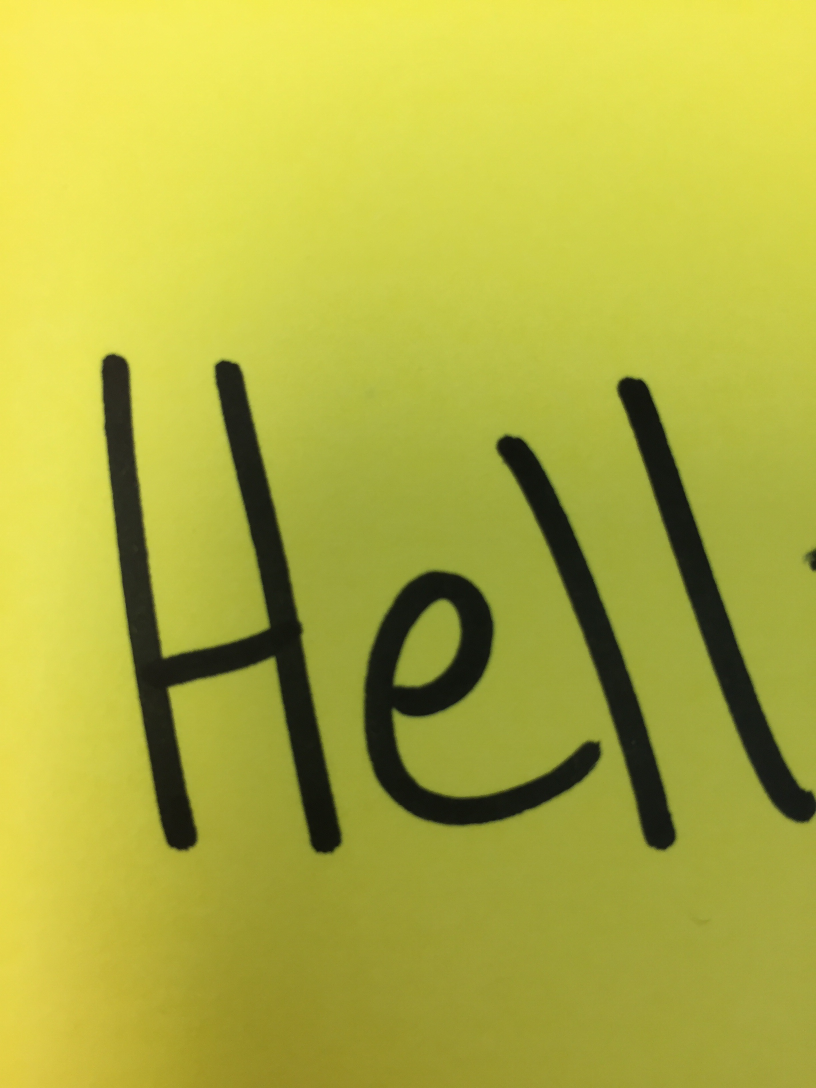
#> input picture Temp1.JPG, 2448 x 3264 px, found by its file name (shown at 1/3 size)
$ python TextRec.py   (Python 2 division)
#> lines starting #> are read from the running program, lines starting #| are printed output that depends on the picture; after the words box and inside, x2 and y2 are one past the last pixel; in counts of white or black regions, pixels touching at a corner belong together
import cv2
import numpy as np
import math
def checkRowHasBlack(row):
    hasBlack = False
    for a in row:
        if np.sum(a) < 50:
            hasBlack = True
            break
    return hasBlack
def scanCrop(img):
    firstBlack = False
    indexes = [-1,-1]
    counter = 0
    for a in img:
        for b in a:
            if np.sum(b) < 50 and firstBlack==False:
                indexes[0] = counter
                firstBlack = True
        if firstBlack and checkRowHasBlack(a) == False:
            indexes[1] = counter
        if indexes[0] != -1 and indexes[1] != -1:
            break
        counter+=1
    return indexes
def rotate_about_center(src, angle, scale=1.):
    w = src.shape[1]
    h = src.shape[0]
    rangle = np.deg2rad(angle)  # angle in radians
    # now calculate new image width and height
    nw = (abs(np.sin(rangle)*h) + abs(np.cos(rangle)*w))*scale
    nh = (abs(np.cos(rangle)*h) + abs(np.sin(rangle)*w))*scale
    # ask OpenCV for the rotation matrix
    rot_mat = cv2.getRotationMatrix2D((nw*0.5, nh*0.5), angle, scale)
    # calculate the move from the old center to the new center combined
    # with the rotation
    rot_move = np.dot(rot_mat, np.array([(nw-w)*0.5, (nh-h)*0.5,0]))
    # the move only affects the translation, so update the translation
    # part of the transform
    rot_mat[0,2] += rot_move[0]
    rot_mat[1,2] += rot_move[1]
    return cv2.warpAffine(src, rot_mat, (int(math.ceil(nw)), int(math.ceil(nh))), flags=cv2.INTER_LANCZOS4)

def nextLetter(thresh1):
    thresh1 = thresh1[::-1]
    indexes=[0,1]
    indexes = scanCrop(thresh1)
    print indexes
    thresh1 = thresh1[indexes[0]:indexes[1]]
    thresh1 = rotate_about_center(thresh1,90)
    thresh1 = thresh1[10:,:len(thresh1[0])-3]
    indexes = scanCrop(thresh1)
    print indexes
    thresh1 = thresh1[indexes[0]:indexes[1]]
    return thresh1

filename = 'Temp1.jpg'
img = cv2.imread(filename)
#> img is the input picture: shape (3264, 2448, 3); mean B, G, R 64.2, 177.1, 177.1
img = cv2.cvtColor(img,cv2.COLOR_BGR2GRAY)
#> img: shape (3264, 2448)
res = cv2.resize(img,None,fx=.25, fy=.25, interpolation = cv2.INTER_CUBIC)
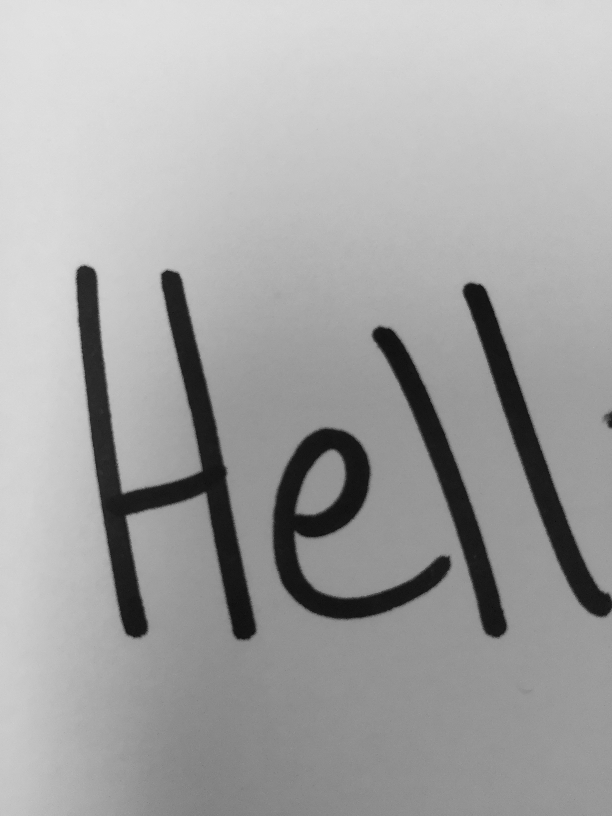
#> res: shape (816, 612); min 12, max 227, mean 164.1
ret,thresh1 = cv2.threshold(res,50,255,cv2.THRESH_BINARY)
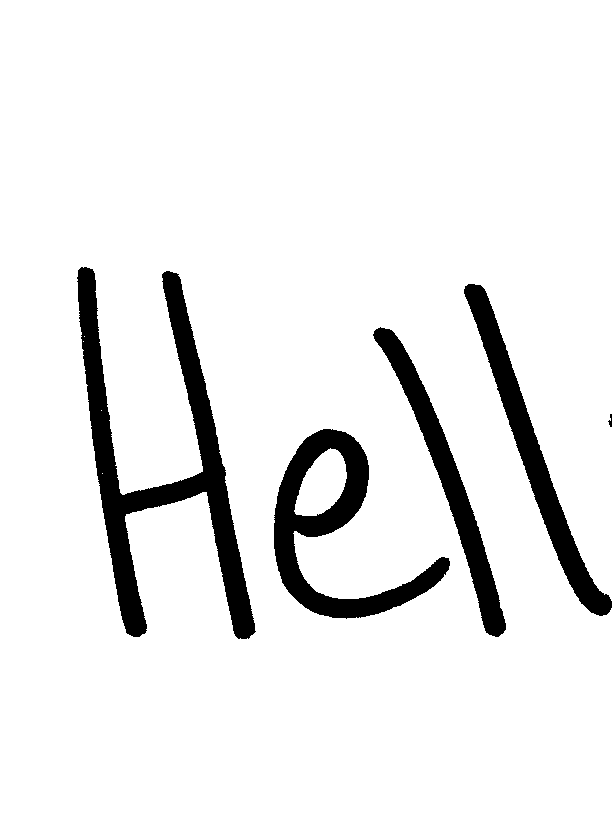
#> thresh1: shape (816, 612); 92% white; 5 black regions, box (x1, y1, x2, y2) and area: (77, 267, 256, 639) 16360, (274, 429, 450, 619) 9607, (464, 284, 612, 616) 7537, (373, 327, 506, 637) 6668, (608, 414, 612, 427) 29
thresh1 = nextLetter(thresh1)
#> in nextLetter, `thresh1 = thresh1[::-1]`:
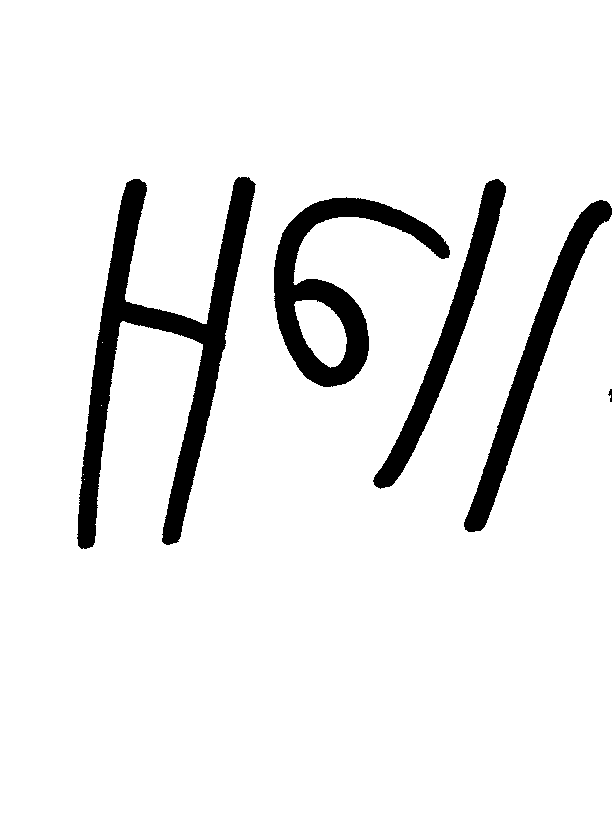
#> thresh1: shape (816, 612); 92% white; 5 black regions, box (x1, y1, x2, y2) and area: (77, 177, 256, 549) 16360, (274, 197, 450, 387) 9607, (464, 200, 612, 532) 7537, (373, 179, 506, 489) 6668, (608, 389, 612, 402) 29
#> after the loop in scanCrop, `for a in img:`: counter = 549; firstBlack = True; indexes = [177, 549]
#| [177, 549]
#> in nextLetter, `thresh1 = thresh1[indexes[0]:indexes[1]]`:
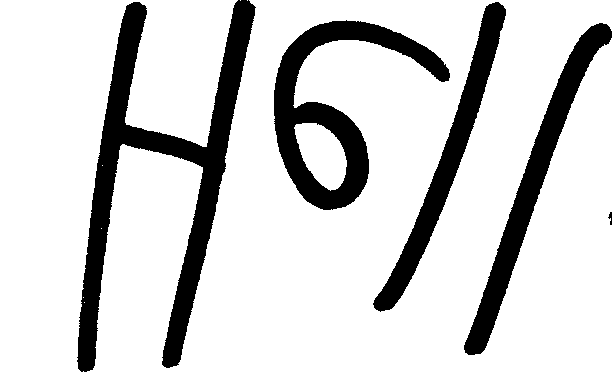
#> thresh1: shape (372, 612); 82.3% white; 5 black regions, box (x1, y1, x2, y2) and area: (77, 0, 256, 372) 16360, (274, 20, 450, 210) 9607, (464, 23, 612, 355) 7537, (373, 2, 506, 312) 6668, (608, 212, 612, 225) 29
#> in rotate_about_center, `return cv2.warpAffine(src, rot_mat, (int(math.ceil(nw)), int(math.ceil..`:
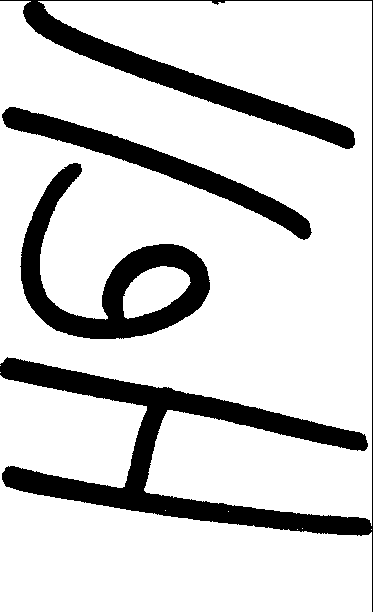
#> returned value: shape (612, 373); 82% white; 3 black regions, box (x1, y1, x2, y2) and area: (0, 0, 373, 612) 24910, (20, 163, 210, 339) 9607, (2, 107, 312, 240) 6668
#> in nextLetter, `thresh1 = thresh1[10:,:len(thresh1[0])-3]`:
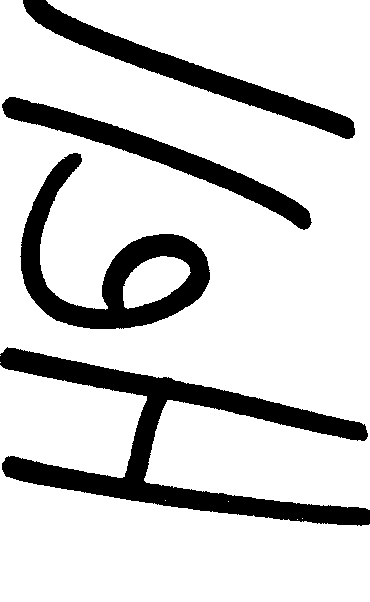
#> thresh1: shape (602, 370); 82% white; 4 black regions, box (x1, y1, x2, y2) and area: (0, 347, 370, 526) 16345, (20, 153, 210, 329) 9607, (23, 0, 355, 139) 7383, (2, 97, 312, 230) 6668
#> in nextLetter, `indexes = scanCrop(thresh1)`: indexes = [0, 329]
#| [0, 329]
#> in nextLetter, `thresh1 = thresh1[indexes[0]:indexes[1]]`:
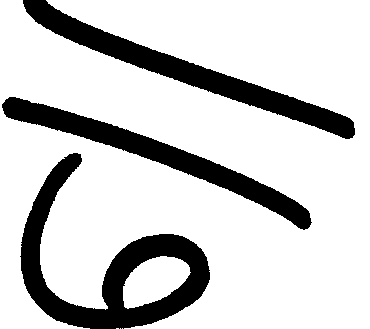
#> thresh1: shape (329, 370); 80.6% white; 3 black regions, box (x1, y1, x2, y2) and area: (20, 153, 210, 329) 9607, (23, 0, 355, 139) 7383, (2, 97, 312, 230) 6668

# show image
cv2.imshow('dst',thresh1)
if cv2.waitKey(0) & 0xff == 27:
#> (key Esc is pressed here)
    cv2.destroyAllWindows()

$ run again, with Temp2.JPG copied over Temp1.JPG
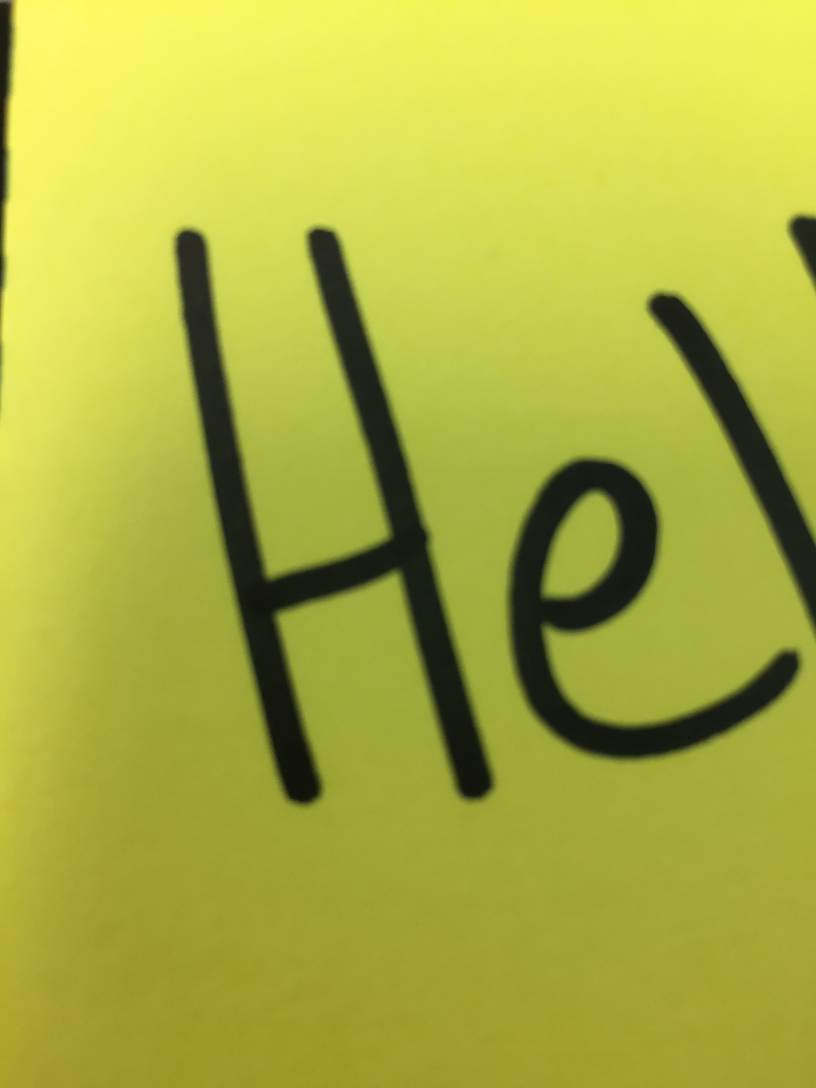
#> input picture Temp2.JPG, 2448 x 3264 px, found by its file name (shown at 1/3 size)
#> img is the input picture: shape (3264, 2448, 3); mean B, G, R 63.9, 176.5, 172.9
#> img: shape (3264, 2448)
#> in nextLetter, `thresh1 = thresh1[::-1]`:
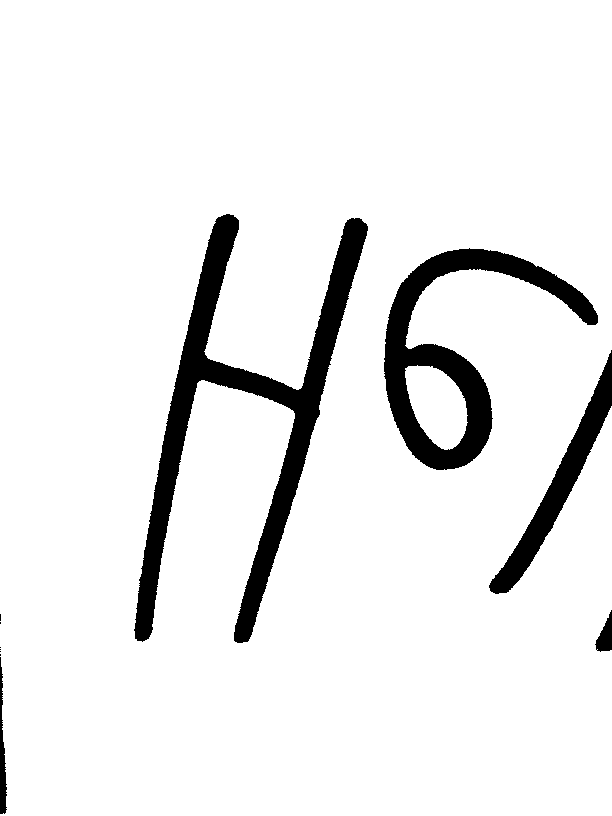
#> thresh1: shape (816, 612); 92.3% white; 11 black regions (6 under 20 px), largest, box (x1, y1, x2, y2) and area: (134, 214, 368, 643) 20189, (384, 248, 598, 470) 12270, (489, 350, 612, 594) 5218, (0, 657, 7, 814) 601, (595, 610, 612, 652) 399
#> after the loop in scanCrop, `for a in img:`: counter = 652; firstBlack = True; indexes = [214, 652]
#| [214, 652]
#> in nextLetter, `indexes = scanCrop(thresh1)`: indexes = [0, 219]
#| [0, 219]
#> in nextLetter, `thresh1 = thresh1[indexes[0]:indexes[1]]`:
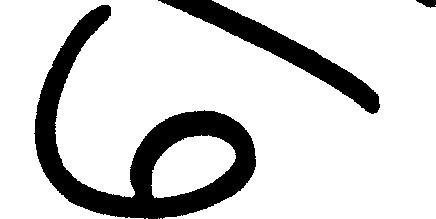
#> thresh1: shape (219, 436); 82.1% white; 3 black regions, box (x1, y1, x2, y2) and area: (34, 5, 256, 219) 12270, (158, 0, 380, 114) 4727, (416, 0, 436, 8) 104

$ run again, with Test.JPG copied over Temp1.JPG
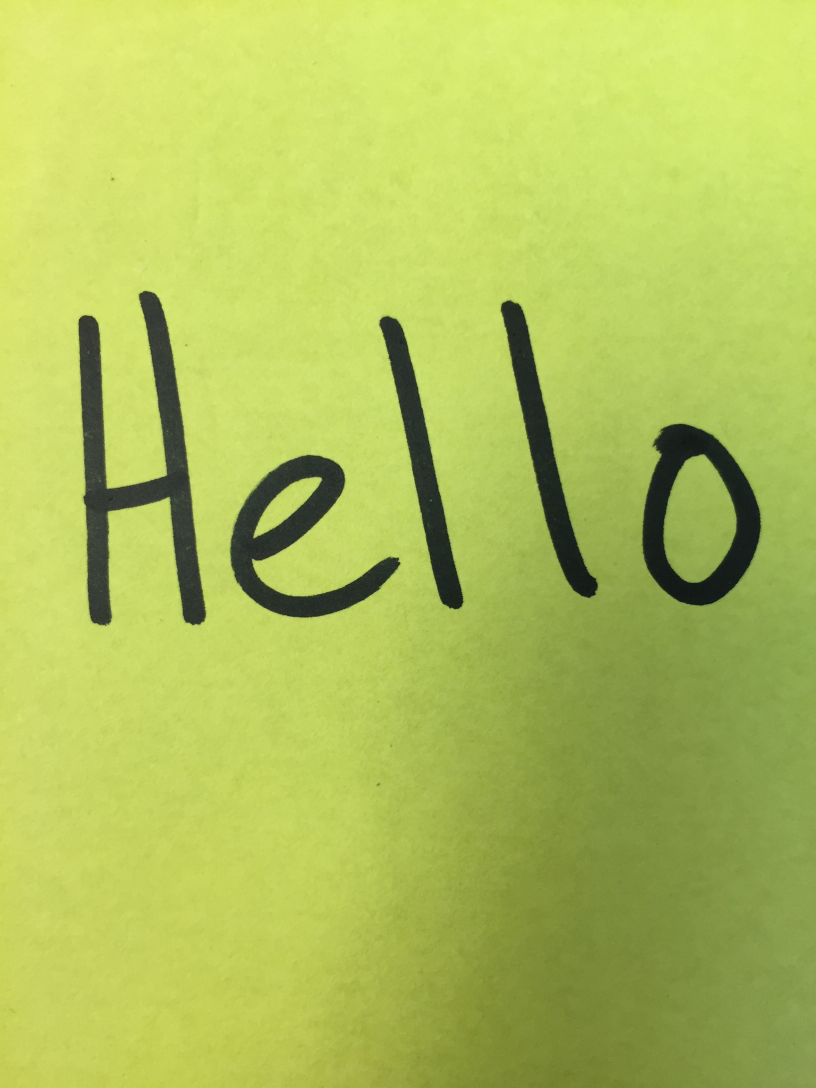
#> input picture Test.JPG, 2448 x 3264 px, found by its file name (shown at 1/3 size)
#> img is the input picture: shape (3264, 2448, 3); mean B, G, R 90.8, 194.2, 176.6
#> img: shape (3264, 2448)
#> in nextLetter, `thresh1 = thresh1[::-1]`:
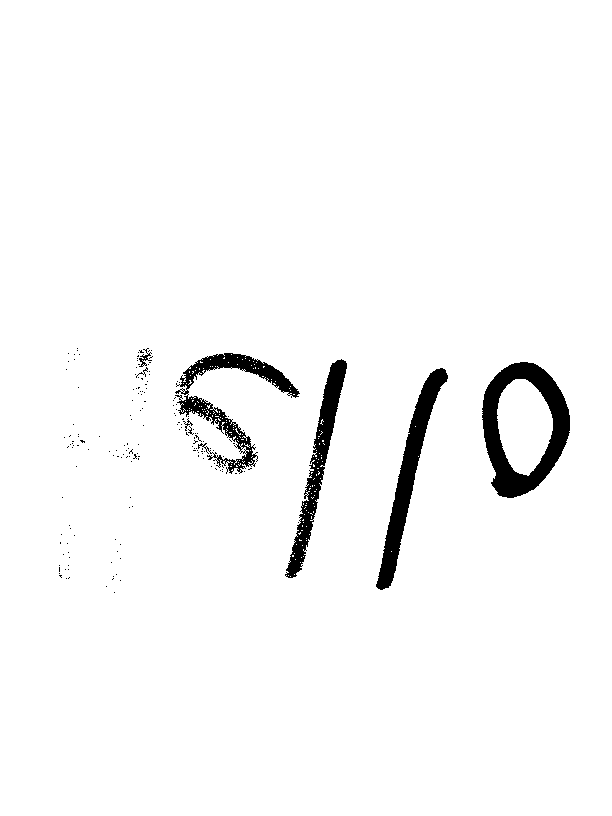
#> thresh1: shape (816, 612); 96.9% white; 174 black regions (167 under 20 px), largest, box (x1, y1, x2, y2) and area: (482, 362, 570, 498) 4999, (376, 368, 448, 590) 3616, (175, 353, 300, 474) 3214
#> after the loop in scanCrop, `for a in img:`: counter = 590; firstBlack = True; indexes = [348, 590]
#| [348, 590]
#> the loop in scanCrop (call 2), `for a in img:` made 122 passes
#> in nextLetter, `indexes = scanCrop(thresh1)`: indexes = [33, 121]
#| [33, 121]
#> in nextLetter, `thresh1 = thresh1[indexes[0]:indexes[1]]`:
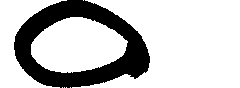
#> thresh1: shape (88, 240); 76.3% white; 1 black region, box (x1, y1, x2, y2) and area: (14, 0, 150, 88) 4999
